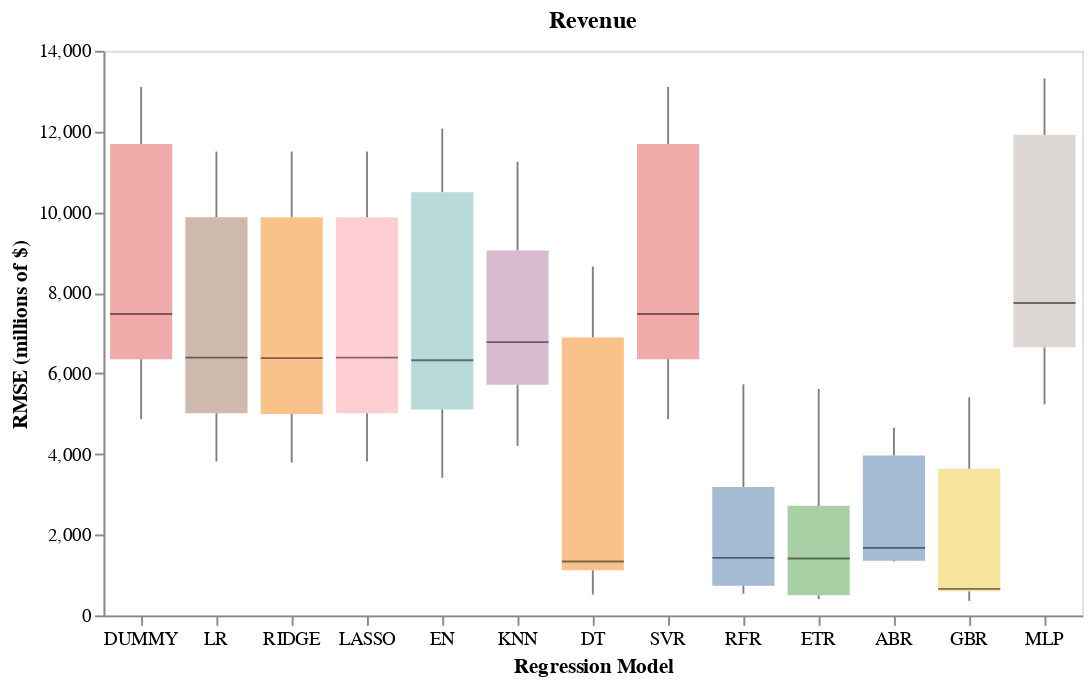

Write notebook code for a chart like this one.
### Code cell
# Let's try a better looking chart in altair
df_rev = pd.DataFrame({
    "model": np.concatenate([[n]*len(v) for n, v in zip(names, kfold_results_rev)]),
    "rmse":  np.concatenate(kfold_results_rev)
})

df_rev['rmse'] = df_rev['rmse']/1_000_000

rev_chart = alt.Chart(df_rev).mark_boxplot(size=33, opacity=0.5, median={'color': 'black', 'strokeWidth': 3}).encode(
    x=alt.X('model:N', sort=names, title='Regression Model', axis = alt.Axis(labelAngle = 0, grid = False)),
    y=alt.Y('rmse:Q', title='RMSE (millions of $)', axis = alt.Axis(grid = False)),
    color = alt.Color('model:N', legend=None)
).properties(
    width=40*len(names), height=300,
    title='Revenue'
)

rev_chart

### Figure 1 — Vega-Lite specification as saved in the notebook (floating-point values rounded to 4 significant figures)
{"config": {"view": {"continuousWidth": 300, "continuousHeight": 300}}, "data": {"name": "data-98d4056a72b27c0d38578ecba5a96461"}, "mark": {"type": "boxplot", "median": {"color": "black", "strokeWidth": 3}, "opacity": 0.5, "size": 33}, "encoding": {"color": {"field": "model", "legend": null, "type": "nominal"}, "x": {"axis": {"grid": false, "labelAngle": 0}, "field": "model", "sort": ["DUMMY", "LR", "RIDGE", "LASSO", "EN", "KNN", "DT", "SVR", "RFR", "ETR", "ABR", "GBR", "MLP"], "title": "Regression Model", "type": "nominal"}, "y": {"axis": {"grid": false}, "field": "rmse", "title": "RMSE (millions of $)", "type": "quantitative"}}, "height": 300, "title": "Revenue", "width": 520, "$schema": "https://vega.github.io/schema/vega-lite/v5.20.1.json", "datasets": {"data-98d4056a72b27c0d38578ecba5a96461": [{"model": "DUMMY", "rmse": 11690.0}, {"model": "DUMMY", "rmse": 7473.0}, {"model": "DUMMY", "rmse": 4868.0}, {"model": "DUMMY", "rmse": 6354.0}, {"model": "DUMMY", "rmse": 13110.0}, {"model": "LR", "rmse": 9876.0}, {"model": "LR", "rmse": 6391.0}, {"model": "LR", "rmse": 3817.0}, {"model": "LR", "rmse": 5014.0}, {"model": "LR", "rmse": 11500.0}, {"model": "RIDGE", "rmse": 9873.0}, {"model": "RIDGE", "rmse": 6381.0}, {"model": "RIDGE", "rmse": 3789.0}, {"model": "RIDGE", "rmse": 4996.0}, {"model": "RIDGE", "rmse": 11500.0}, {"model": "LASSO", "rmse": 9876.0}, {"model": "LASSO", "rmse": 6391.0}, {"model": "LASSO", "rmse": 3817.0}, {"model": "LASSO", "rmse": 5014.0}, {"model": "LASSO", "rmse": 11500.0}, {"model": "EN", "rmse": 10490.0}, {"model": "EN", "rmse": 6326.0}, {"model": "EN", "rmse": 3415.0}, {"model": "EN", "rmse": 5107.0}, {"model": "EN", "rmse": 12070.0}, {"model": "KNN", "rmse": 9051.0}, {"model": "KNN", "rmse": 6776.0}, {"model": "KNN", "rmse": 4207.0}, {"model": "KNN", "rmse": 5720.0}, {"model": "KNN", "rmse": 11250.0}, {"model": "DT", "rmse": 8652.0}, {"model": "DT", "rmse": 1338.0}, {"model": "DT", "rmse": 519.2}, {"model": "DT", "rmse": 1120.0}, {"model": "DT", "rmse": 6894.0}, {"model": "SVR", "rmse": 11690.0}, {"model": "SVR", "rmse": 7473.0}, {"model": "SVR", "rmse": 4868.0}, {"model": "SVR", "rmse": 6354.0}, {"model": "SVR", "rmse": 13110.0}, {"model": "RFR", "rmse": 3186.0}, {"model": "RFR", "rmse": 738.6}, {"model": "RFR", "rmse": 536.7}, {"model": "RFR", "rmse": 1427.0}, {"model": "RFR", "rmse": 5730.0}, {"model": "ETR", "rmse": 2717.0}, {"model": "ETR", "rmse": 406.9}, {"model": "ETR", "rmse": 498.5}, {"model": "ETR", "rmse": 1412.0}, {"model": "ETR", "rmse": 5615.0}, {"model": "ABR", "rmse": 3966.0}, {"model": "ABR", "rmse": 1676.0}, {"model": "ABR", "rmse": 1357.0}, {"model": "ABR", "rmse": 1340.0}, {"model": "ABR", "rmse": 4654.0}, {"model": "GBR", "rmse": 3640.0}, {"model": "GBR", "rmse": 658.3}, {"model": "GBR", "rmse": 597.7}, {"model": "GBR", "rmse": 362.3}, {"model": "GBR", "rmse": 5409.0}, {"model": "MLP", "rmse": 11920.0}, {"model": "MLP", "rmse": 7746.0}, {"model": "MLP", "rmse": 5234.0}, {"model": "MLP", "rmse": 6647.0}, {"model": "MLP", "rmse": 13320.0}]}}
